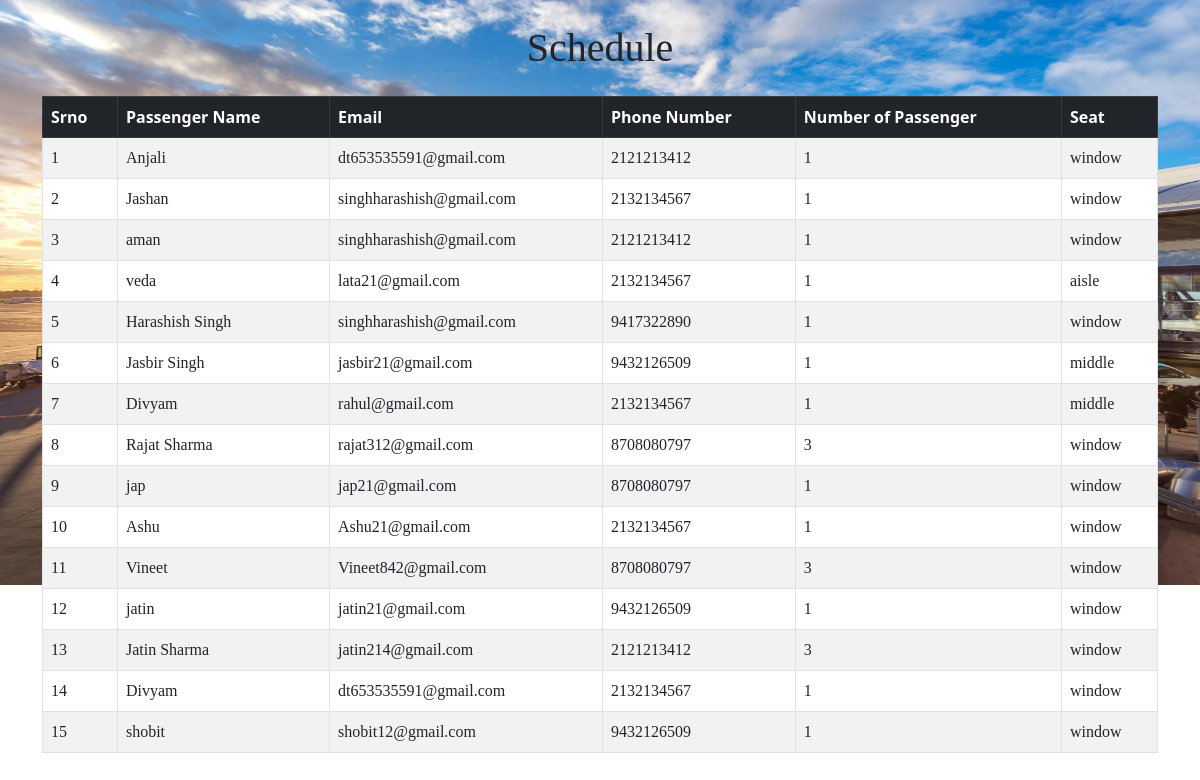
Screenshot of /re with the database file from the repository.
### airline_management/models.py (models this page shows)
class reserve(models.Model):
    flight_id = models.ForeignKey(table,on_delete=models.CASCADE)
    user_id = models.ForeignKey(User,on_delete=models.CASCADE)
    Passenger_name=models.CharField(max_length=40)
    Email=models.CharField(max_length=40)
    Phone_number=models.CharField(max_length=40)
    Number_pass=models.CharField(max_length=40)
    Seat=models.CharField(max_length=40)
    class Meta:
        db_table = 'reserve_table'

### airline_management/views.py (the view)
# urls.py: path('re',views.re),
def re(request):
    data = reserve.objects.all()
    return render(request,"res.html",{"data":data})

### template/res.html (shortened to what this page needs)
<!DOCTYPE html>
<html lang="en">
<head>
    {% load static %}
    <link rel="stylesheet" href="{% static 'flight.css' %}">
    <link href="https://cdn.jsdelivr.net/npm/bootstrap@5.3.0-alpha1/dist/css/bootstrap.min.css" rel="stylesheet">
</head>
<body>
    <div class="container my-4">
        <h1 class="text-center mb-4" style="font-family:Georgia, serif;">Schedule</h1>
        <div class="table-responsive">
            <table class="table table-bordered table-striped">
                <thead class="table-dark">
                    <tr>
                        <th>Srno</th>
                        <th>Passenger Name</th>
                        <th>Email</th>
                        <th>Phone Number</th>
                        <th>Number of Passenger</th>
                        <th>Seat</th>
                    </tr>
                </thead>
                <tbody>
                    {% for i in data %}
                    <tr>
                        <td>{{ forloop.counter }}</td>
                        <td>{{ i.Passenger_name }}</td>
                        <td>{{ i.Email }}</td>
                        <td>{{ i.Phone_number }}</td>
                        <td>{{ i.Number_pass }}</td>
                        <td>{{ i.Seat }}</td>
                    </tr>
                    {% endfor %}
                </tbody>
            </table>
        </div>
    </div>
</body>
</html>

### static/flight.css (style rules this page uses)
* { margin: 0px; padding: 0px; box-sizing: border-box; }
body { background-image: url(img/singapore.jpg); background-repeat: no-repeat; background-position: center; background-size: 100% 100%; height: 561px; }
th { font-weight: 600; }
td { font-weight: 500; font-family:Georgia, serif; }

### rows the page displays
reserve: Passenger_name "Anjali", Email "dt653535591@gmail.com", Phone_number "2121213412", Number_pass "1", Seat "window"
reserve: Passenger_name "Jashan", Email "singhharashish@gmail.com", Phone_number "2132134567", Number_pass "1", Seat "window"
reserve: Passenger_name "aman", Email "singhharashish@gmail.com", Phone_number "2121213412", Number_pass "1", Seat "window"
reserve: Passenger_name "veda", Email "lata21@gmail.com", Phone_number "2132134567", Number_pass "1", Seat "aisle"
reserve: Passenger_name "Harashish Singh", Email "singhharashish@gmail.com", Phone_number "9417322890", Number_pass "1", Seat "window"
reserve: Passenger_name "Jasbir Singh", Email "jasbir21@gmail.com", Phone_number "9432126509", Number_pass "1", Seat "middle"
reserve: Passenger_name "Divyam", Email "rahul@gmail.com", Phone_number "2132134567", Number_pass "1", Seat "middle"
reserve: Passenger_name "Rajat Sharma", Email "rajat312@gmail.com", Phone_number "8708080797", Number_pass "3", Seat "window"
reserve: Passenger_name "jap", Email "jap21@gmail.com", Phone_number "8708080797", Number_pass "1", Seat "window"
reserve: Passenger_name "Ashu", Email "Ashu21@gmail.com", Phone_number "2132134567", Number_pass "1", Seat "window"
reserve: Passenger_name "Vineet", Email "Vineet842@gmail.com", Phone_number "8708080797", Number_pass "3", Seat "window"
reserve: Passenger_name "jatin", Email "jatin21@gmail.com", Phone_number "9432126509", Number_pass "1", Seat "window"
reserve: Passenger_name "Jatin Sharma", Email "jatin214@gmail.com", Phone_number "2121213412", Number_pass "3", Seat "window"
reserve: Passenger_name "Divyam", Email "dt653535591@gmail.com", Phone_number "2132134567", Number_pass "1", Seat "window"
reserve: Passenger_name "shobit", Email "shobit12@gmail.com", Phone_number "9432126509", Number_pass "1", Seat "window"
